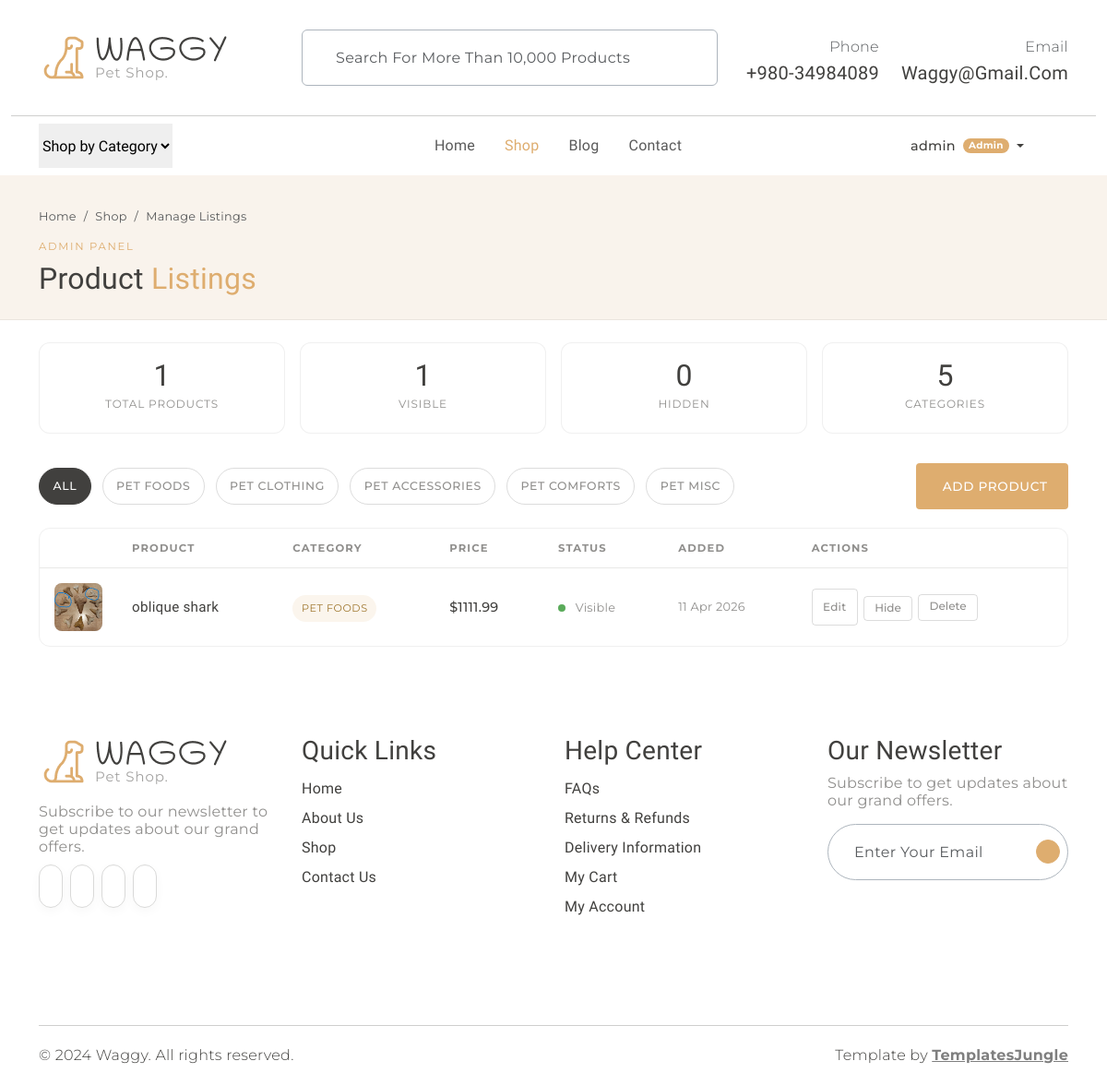
The page /shop/change-listing (signed in) on the database as committed earlier.
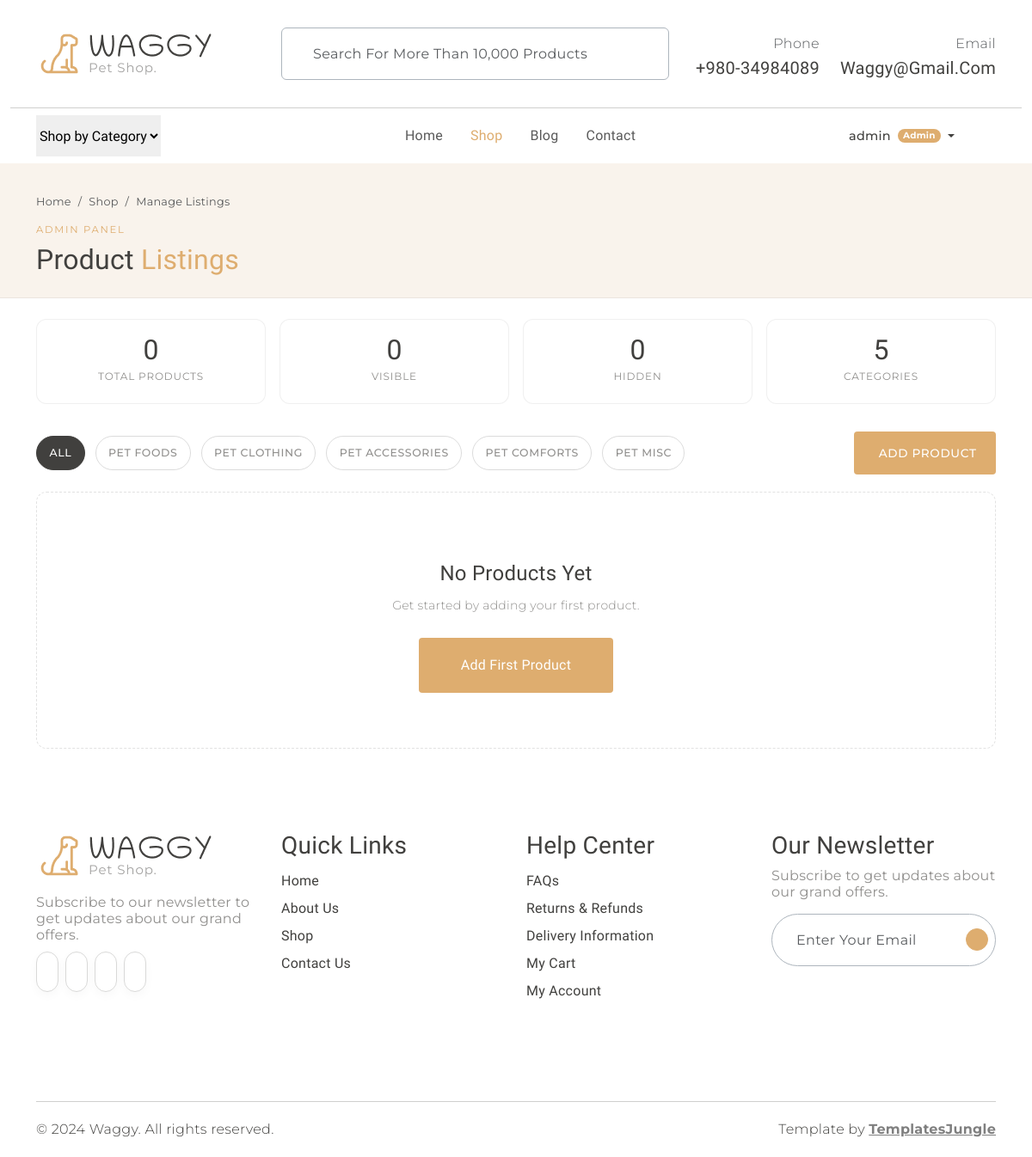
The same page on the database as committed later.
### models.py (models this page shows, shortened)
class User(UserMixin, db.Model):
    __tablename__ = "users"
    id            = db.Column(db.Integer,     primary_key=True)
    username      = db.Column(db.String(80),  unique=True, nullable=False)
    email         = db.Column(db.String(120), unique=True, nullable=False)
    password_hash = db.Column(db.String(256), nullable=False)
    role          = db.Column(db.String(20),  nullable=False, default="customer")
    is_active     = db.Column(db.Boolean,     nullable=False, default=True)
    created_at    = db.Column(db.DateTime,    nullable=False, default=datetime.utcnow)
    last_login_at = db.Column(db.DateTime,    nullable=True)
    @property
    def is_admin(self) -> bool:
        return self.role == "admin"

class Product(db.Model):
    __tablename__ = "products"
    id                   = db.Column(db.Integer,     primary_key=True)
    name                 = db.Column(db.String(120), nullable=False)
    slug                 = db.Column(db.String(160), unique=True, nullable=True, index=True)
    category             = db.Column(db.String(30),  nullable=False, default="misc")
    description          = db.Column(db.Text,        nullable=False, default="")
    extended_description = db.Column(db.Text,        nullable=False, default="")
    image_filename       = db.Column(db.String(256), nullable=True)
    price                = db.Column(db.Float,       nullable=False, default=0.0)
    is_active            = db.Column(db.Boolean,     nullable=False, default=True)
    stock                = db.Column(db.Integer,     nullable=False, default=0)
    created_at           = db.Column(db.DateTime,    nullable=False, default=datetime.utcnow)
    updated_at           = db.Column(db.DateTime,    nullable=False, default=datetime.utcnow,
                                     onupdate=datetime.utcnow)
    cart_items = db.relationship(
        "CartItem",
        backref=db.backref("product", lazy="joined"),
        cascade="all, delete-orphan",
        passive_deletes=True,
    )
    @property
    def category_label(self) -> str:
        return PRODUCT_CATEGORIES.get(self.category, self.category.capitalize())
    @property
    def image_url(self) -> str:
        if self.image_filename:
            return f"images/products/{self.image_filename}"
        return "images/item1.jpg"

### shop.py (the view)
@shop_bp.route("/change-listing")
@admin_required
def change_listing():
    category = request.args.get("category", "all")
    q = Product.query
    if category and category != "all":
        q = q.filter_by(category=category)
    products = q.order_by(Product.created_at.desc()).all()
    return render_template(
        "shop/change_listing.html",
        products=products,
        categories=PRODUCT_CATEGORIES,
        active_category=category,
        total=Product.query.count(),
        active_count=Product.query.filter_by(is_active=True).count(),
    )

### templates/shop/change_listing.html (shortened to what this page needs)
{% extends "base.html" %}
{% block content %}
<div class="admin-hero">
  <div class="container">
    <nav aria-label="breadcrumb" class="mb-2">
      <ol class="breadcrumb mb-0" style="font-family:var(--secondary-font); font-size:0.8rem;">
        <li class="breadcrumb-item"><a href="{{ url_for('main.index') }}" class="text-muted text-decoration-none">Home</a></li>
        <li class="breadcrumb-item"><a href="{{ url_for('shop.index') }}" class="text-muted text-decoration-none">Shop</a></li>
        <li class="breadcrumb-item active text-muted">Manage Listings</li>
      </ol>
    </nav>
    <span class="eyebrow">Admin Panel</span>
    <h1 class="fw-normal">Product <span class="text-primary">Listings</span></h1>
  </div>
</div>
<div class="container my-4">
  <div class="row g-3 mb-4">
    <div class="col-6 col-md-3">
      <div class="admin-stat">
        <div class="val">{{ total }}</div>
        <div class="lbl">Total Products</div>
      </div>
    </div>
    <div class="col-6 col-md-3">
      <div class="admin-stat">
        <div class="val">{{ active_count }}</div>
        <div class="lbl">Visible</div>
      </div>
    </div>
    <div class="col-6 col-md-3">
      <div class="admin-stat">
        <div class="val">{{ total - active_count }}</div>
        <div class="lbl">Hidden</div>
      </div>
    </div>
    <div class="col-6 col-md-3">
      <div class="admin-stat">
        <div class="val">{{ categories | length }}</div>
        <div class="lbl">Categories</div>
      </div>
    </div>
  </div>
  <div class="listing-toolbar">
    <a href="{{ url_for('shop.change_listing') }}"
       class="filter-pill {% if active_category == 'all' %}active{% endif %}">All</a>
    {% for key, label in categories.items() %}
      <a href="{{ url_for('shop.change_listing', category=key) }}"
         class="filter-pill {% if active_category == key %}active{% endif %}">{{ label }}</a>
    {% endfor %}
    <a href="{{ url_for('shop.add_product') }}" class="btn-add-product">
      Add Product
    </a>
  </div>
  {% if products %}
    <div style="overflow-x: auto; border-radius: 0.75rem; border: 1px solid rgba(65,64,62,0.08);">
      <table class="listings-table">
        <thead>
          <tr>
            <th style="width:56px;"></th>
            <th>Product</th>
            <th>Category</th>
            <th>Price</th>
            <th>Status</th>
            <th>Added</th>
            <th style="min-width:200px;">Actions</th>
          </tr>
        </thead>
        <tbody>
          {% for product in products %}
            <tr>
              <td>
                <img
                  class="prod-thumb"
                  src="{{ url_for('static', filename=product.image_url) }}"
                  alt="{{ product.name }}"
                  onerror="this.src='{{ url_for('static', filename='images/item1.jpg') }}'"
                >
              </td>
              <td>
                <a href="{{ url_for('shop.product_detail', slug=product.slug) }}"
                   class="prod-name-link" target="_blank">
                  {{ product.name }}
                </a>
              </td>
              <td><span class="cat-badge">{{ product.category_label }}</span></td>
              <td>
                <span style="font-family:var(--secondary-font); font-size:0.9rem; font-weight:500;">
                  ${{ "%.2f" | format(product.price) }}
                </span>
              </td>
              <td>
                <span class="status-dot {{ 'on' if product.is_active else 'off' }}"></span>
                <span style="font-family:var(--secondary-font); font-size:0.8rem; color:#908F8D;">
                  {{ 'Visible' if product.is_active else 'Hidden' }}
                </span>
              </td>
              <td style="font-family:var(--secondary-font); font-size:0.8rem; color:#908F8D; white-space:nowrap;">
                {{ product.created_at.strftime('%d %b %Y') }}
              </td>
              <td>
                <div class="tbl-actions">
                  <a href="{{ url_for('shop.edit_product', product_id=product.id) }}"
                     class="btn-tbl">
                    Edit
                  </a>
                  <form method="POST"
                        action="{{ url_for('shop.toggle_product', product_id=product.id) }}"
                        style="display:inline;">
                    <button type="submit"
                            class="btn-tbl {{ 'toggle-on' if product.is_active else 'toggle-off' }}">
                      {{ 'Hide' if product.is_active else 'Show' }}
                    </button>
                  </form>
                  <button type="button"
                          class="btn-tbl danger"
                          onclick="confirmDelete({{ product.id }}, '{{ product.name | replace("'", "\\'") }}')">
                    Delete
                  </button>
                </div>
              </td>
            </tr>
          {% endfor %}
        </tbody>
      </table>
    </div>
  {% else %}
    <div class="empty-admin">
      <h4 class="mt-3 fw-normal">No products yet</h4>
      <p class="secondary-font" style="color:#908F8D; font-size:0.875rem;">
        {% if active_category != 'all' %}
          No products in <strong>{{ categories.get(active_category, active_category) }}</strong>.
        {% else %}
          Get started by adding your first product.
        {% endif %}
      </p>
      <a href="{{ url_for('shop.add_product') }}" class="btn btn-primary rounded-1 mt-2">
        Add First Product
      </a>
    </div>
  {% endif %}
</div>
{% endblock %}

### templates/base.html (shortened to what this page needs)
<!DOCTYPE html>
<html lang="en">
<head>
  <link rel="stylesheet" href="https://cdn.jsdelivr.net/npm/swiper@9/swiper-bundle.min.css" />
  <link href="https://cdn.jsdelivr.net/npm/bootstrap@5.3.0-alpha3/dist/css/bootstrap.min.css" rel="stylesheet"
>
  <link rel="stylesheet" href="{{ url_for('static', filename='css/normalize.css') }}">
  <link rel="stylesheet" href="{{ url_for('static', filename='css/vendor.css') }}">
  <link rel="stylesheet" href="{{ url_for('static', filename='style.css') }}">
</head>
<body>
  <header>
    <div class="container py-2">
      <div class="row py-4 pb-0 pb-sm-4 align-items-center">
        <div class="col-sm-4 col-lg-3 text-center text-sm-start">
          <a href="{{ url_for('main.index') }}">
            <img src="{{ url_for('static', filename='images/logo.png') }}" alt="Waggy" class="img-fluid">
          </a>
        </div>
        <div class="col-sm-6 offset-sm-2 offset-md-0 col-lg-5 d-none d-lg-block">
          <div class="search-bar border rounded-2 px-3 border-dark-subtle">
            <form class="text-center d-flex align-items-center" action="" method="get">
              <input type="text" class="form-control border-0 bg-transparent"
                placeholder="Search for more than 10,000 products" name="q" />
            </form>
          </div>
        </div>
        <div class="col-sm-8 col-lg-4 d-flex justify-content-end gap-4 align-items-center mt-4 mt-sm-0 justify-content-center justify-content-sm-end">
          <div class="support-box text-end d-none d-xl-block">
            <span class="fs-6 secondary-font text-muted">Phone</span>
            <h5 class="mb-0">+980-34984089</h5>
          </div>
          <div class="support-box text-end d-none d-xl-block">
            <span class="fs-6 secondary-font text-muted">Email</span>
            <h5 class="mb-0">waggy@gmail.com</h5>
          </div>
        </div>
      </div>
    </div>
    <div class="container-fluid"><hr class="m-0"></div>
    <div class="container">
      <nav class="main-menu d-flex navbar navbar-expand-lg">
        <div class="offcanvas offcanvas-end" tabindex="-1" id="offcanvasNavbar">
          <div class="offcanvas-body justify-content-between">
            <select class="filter-categories border-0 mb-0 me-5">
              <option>Shop by Category</option>
            </select>
            <ul class="navbar-nav menu-list list-unstyled d-flex gap-md-3 mb-0">
              <li class="nav-item">
                <a href="{{ url_for('main.index') }}"
                   class="nav-link {% if request.endpoint == 'main.index' %}active{% endif %}">
                  Home
                </a>
              </li>
              <li class="nav-item">
                <a href="{{ url_for('shop.index') }}"
                   class="nav-link {% if request.endpoint and request.endpoint.startswith('shop.') %}active{% endif %}">
                  Shop
                </a>
              </li>
              <li class="nav-item">
                <a href="#" class="nav-link">Blog</a>
              </li>
              <li class="nav-item">
                <a href="#" class="nav-link">Contact</a>
              </li>
            </ul>
            <div class="d-none d-lg-flex align-items-center">
              <ul class="d-flex justify-content-end list-unstyled m-0 align-items-center gap-1">
                {% if current_user.is_authenticated %}
                  <li class="nav-item dropdown">
                    <a class="nav-link dropdown-toggle d-flex align-items-center gap-1 mx-2"
                       href="#" role="button" data-bs-toggle="dropdown" aria-expanded="false">
                      <span class="secondary-font" style="font-size:0.9rem; font-weight:500;">
                        {{ current_user.username }}
                      </span>
                      {% if current_user.is_admin %}
                        <span class="badge rounded-pill bg-primary ms-1"
                              style="font-family:var(--secondary-font); font-size:0.65rem; padding:0.3em 0.6em;">
                          Admin
                        </span>
                      {% endif %}
                    </a>
                  </li>
                {% endif %}
                <li>
                </li>
                <li class="position-relative">
                </li>
              </ul>
            </div>
          </div>
        </div>
      </nav>
    </div>
  </header>
  {% block content %}{% endblock %}
  <footer id="footer" class="my-5">
    <div class="container py-5 my-5">
      <div class="row">
        <div class="col-md-3">
          <div class="footer-menu">
            <img src="{{ url_for('static', filename='images/logo.png') }}" alt="Waggy">
            <p class="blog-paragraph fs-6 mt-3">Subscribe to our newsletter to get updates about our grand offers.</p>
            <div class="social-links">
              <ul class="d-flex list-unstyled gap-2">
                <li class="social"><a href="#"><iconify-icon class="social-icon" icon="ri:facebook-fill"></iconify-icon></a></li>
                <li class="social"><a href="#"><iconify-icon class="social-icon" icon="ri:twitter-fill"></iconify-icon></a></li>
                <li class="social"><a href="#"><iconify-icon class="social-icon" icon="ri:instagram-fill"></iconify-icon></a></li>
                <li class="social"><a href="#"><iconify-icon class="social-icon" icon="ri:youtube-fill"></iconify-icon></a></li>
              </ul>
            </div>
          </div>
        </div>
        <div class="col-md-3">
          <div class="footer-menu">
            <h3>Quick Links</h3>
            <ul class="menu-list list-unstyled">
              <li class="menu-item"><a href="{{ url_for('main.index') }}" class="nav-link">Home</a></li>
              <li class="menu-item"><a href="#" class="nav-link">About Us</a></li>
              <li class="menu-item"><a href="{{ url_for('shop.index') }}" class="nav-link">Shop</a></li>
              <li class="menu-item"><a href="#" class="nav-link">Contact Us</a></li>
            </ul>
          </div>
        </div>
        <div class="col-md-3">
          <div class="footer-menu">
            <h3>Help Center</h3>
            <ul class="menu-list list-unstyled">
              <li class="menu-item"><a href="#" class="nav-link">FAQs</a></li>
              <li class="menu-item"><a href="#" class="nav-link">Returns &amp; Refunds</a></li>
              <li class="menu-item"><a href="#" class="nav-link">Delivery Information</a></li>
              <li class="menu-item">
                <a href="{{ url_for('cart.view_cart') }}" class="nav-link">My Cart</a>
              </li>
              {% if current_user.is_authenticated %}
                <li class="menu-item"><a href="{{ url_for('main.dashboard') }}" class="nav-link">My Account</a></li>
              {% else %}
                <li class="menu-item"><a href="{{ url_for('auth.login') }}" class="nav-link">Login / Register</a></li>
              {% endif %}
            </ul>
          </div>
        </div>
        <div class="col-md-3">
          <div>
            <h3>Our Newsletter</h3>
            <p class="blog-paragraph fs-6">Subscribe to get updates about our grand offers.</p>
            <div class="search-bar border rounded-pill border-dark-subtle px-2">
              <form class="text-center d-flex align-items-center" action="" method="post">
                <input type="email" class="form-control border-0 bg-transparent" placeholder="Enter your email" />
                <iconify-icon class="send-icon" icon="tabler:location-filled"></iconify-icon>
              </form>
            </div>
          </div>
        </div>
      </div>
    </div>
  </footer>
  <div id="footer-bottom">
    <div class="container">
      <hr class="m-0">
      <div class="row mt-3">
        <div class="col-md-6 copyright">
          <p class="secondary-font">© 2024 Waggy. All rights reserved.</p>
        </div>
        <div class="col-md-6 text-md-end">
          <p class="secondary-font">
            Template by <a href="https://templatesjungle.com/" target="_blank"
              class="text-decoration-underline fw-bold text-black-50">TemplatesJungle</a>
          </p>
        </div>
      </div>
    </div>
  </div>
</body>
</html>

Rows that differ between the two databases and show on the page:
removed Product: image_filename (picture), name "oblique shark", category_label "PET FOODS", price "1111.99", is_active "Visible", created_at "11 Apr 2026", is_active "Hide"
Other text that changed with them:
{{ total }}: "1" → "0"
{{ active_count }}: "1" → "0"
text no longer shown: "PRODUCT CATEGORY PRICE STATUS ADDED ACTIONS"
text now shown: "No Products Yet Get started by adding your first product. Add First Product"
